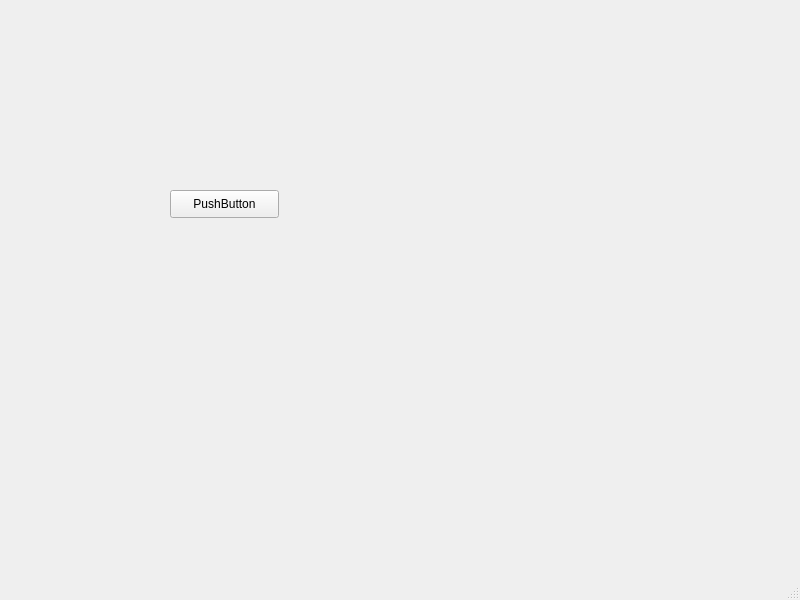
<?xml version="1.0" encoding="UTF-8"?>
<ui version="4.0">
 <class>MainWindow</class>
 <widget class="QMainWindow" name="MainWindow">
  <property name="geometry">
   <rect>
    <x>0</x>
    <y>0</y>
    <width>800</width>
    <height>600</height>
   </rect>
  </property>
  <property name="windowTitle">
   <string>MainWindow</string>
  </property>
  <widget class="QWidget" name="centralwidget">
   <widget class="QPushButton" name="pushButton000">
    <property name="geometry">
     <rect>
      <x>170</x>
      <y>190</y>
      <width>109</width>
      <height>28</height>
     </rect>
    </property>
    <property name="styleSheet">
     <string notr="true">pushButton000
{
border: 1px solid green;
}

pushButton000:hover
{
border: 1px solid red;
}</string>
    </property>
    <property name="text">
     <string>PushButton</string>
    </property>
   </widget>
  </widget>
  <widget class="QMenuBar" name="menubar">
   <property name="geometry">
    <rect>
     <x>0</x>
     <y>0</y>
     <width>800</width>
     <height>23</height>
    </rect>
   </property>
  </widget>
  <widget class="QStatusBar" name="statusbar"/>
 </widget>
 <resources/>
 <connections/>
</ui>
